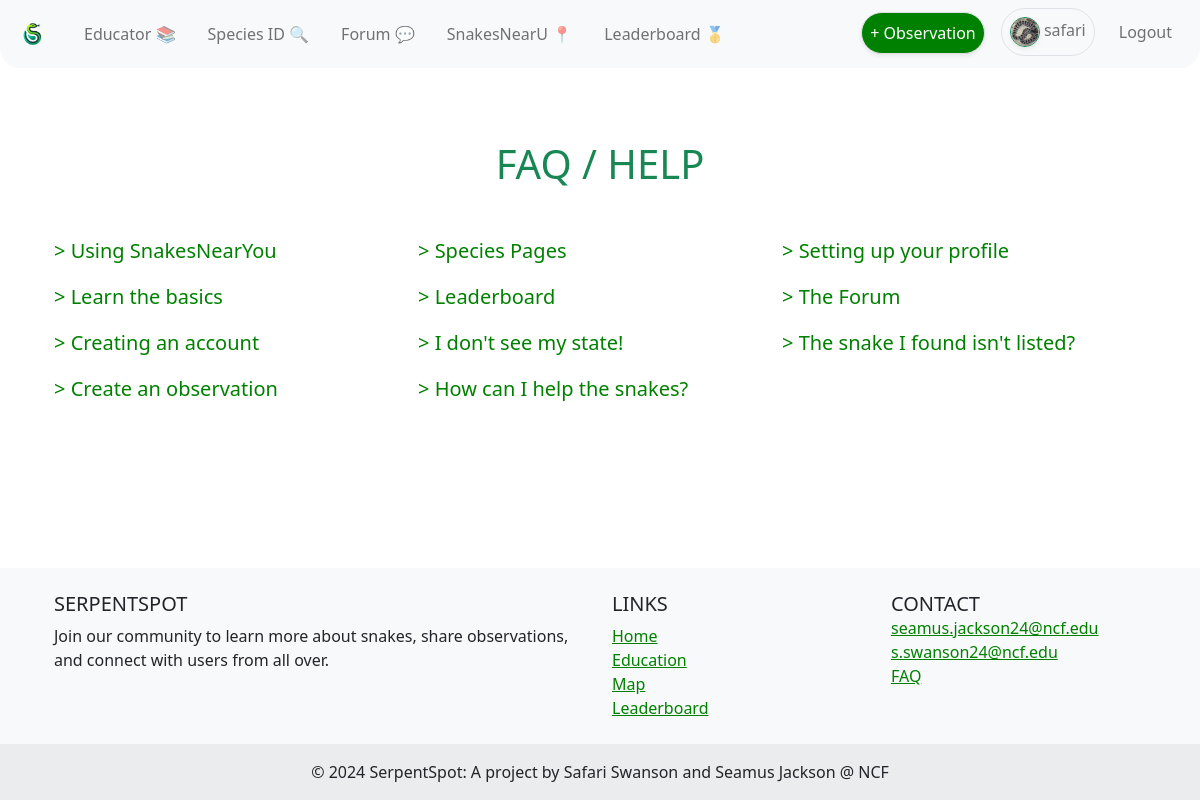
The page /faq/ (signed in) on the database its author committed.
### UserAuth/models.py (models this page shows, shortened)
class UserProfile(models.Model):
    user = models.OneToOneField(User, on_delete=models.CASCADE) # Link the user profile to a user model instance
    profile_pic = models.ImageField(upload_to='profile_pics/', default='profile_pics/default.jpg' ,null=True, blank=True) # User profile picture
    bio = models.TextField(null=True, blank=True) # User bio
    observations = models.IntegerField(default=0) # User observation count
    favorite_species = models.ForeignKey(SnakeSpecies, on_delete=models.SET_NULL, null=True, blank=True) # User's favorite snake species

### faq/models.py (models this page shows, shortened)
class FAQ(models.Model):
    question = models.CharField(max_length=200)
    answer = models.TextField()
    slug = models.SlugField(max_length=200, unique=True)  # For URL-friendly titles

### faq/views.py (the view)
# urls.py: path('', views.faq_home, name='faq_home'),  # Assuming this is the main FAQ page
def faq_home(request):
    faqs = FAQ.objects.all()  # Retrieve all FAQ objects from the database
    return render(request, 'faq_home.html', {'faqs': faqs})

### faq/templates/faq_home.html (shortened to what this page needs)
{% extends 'base.html' %}
{% block content %}
<div class="container mt-4">
   <h1 class="text-center mb-4 faqhead">FAQ / HELP</h1>
   <div class="faq-items mt-5">
      {% for faq in faqs %}
      <div class="col-12 col-md-4 mb-3 ml-3 faq-item">
         <a href="{% url 'faq_detail' slug=faq.slug %}" class="faq-link d-block">> {{ faq.question }}</a>
      </div>
      {% endfor %}
   </div>
</div>
{% endblock %}

### UserAuth/templates/base.html (shortened to what this page needs)
<!DOCTYPE html>
<html lang="en">
    <head>
        <link href="https://cdn.jsdelivr.net/npm/bootstrap@5.0.2/dist/css/bootstrap.min.css" rel="stylesheet">
    </head>
    {% load static %}
    <body>
        <header>
            <nav class="navbar navbar-expand-lg navbar-light bg-light mb-5" style="border-bottom-left-radius: 20px; border-bottom-right-radius: 20px;">
                <div class="container-fluid">
                    <a class="navbar-brand" href="{% url 'home_view' %}">
                        <img src="{% static 'serpentSpotLogo.png' %}" alt="Logo" style="height: 40px; padding: 0px;">
                    </a>
                <div class="collapse navbar-collapse ml-4"  id="navbarNavDropdown">
                    <ul class="navbar-nav">
                        <li class="nav-item mx-2">
                            <a class="nav-link rounded-pill {% if request.resolver_match.url_name == 'education_view' %}active{% endif %}" href="{% url 'education_view' %}">Educator 📚</a>
                        </li>
                        <li class="nav-item mx-2">
                            <a class="nav-link rounded-pill {% if request.resolver_match.url_name == 'id_view' %}active{% endif %}" href="{% url 'id_view' %}">Species ID 🔍</a>
                        </li>
                        <li class="nav-item mx-2">
                            <a class="nav-link rounded-pill {% if request.resolver_match.url_name == 'home' %}active{% endif %}" href="{% url 'home' %}">Forum 💬</a>
                        </li>
                        <li class="nav-item mx-2">
                            <a class="nav-link rounded-pill {% if request.resolver_match.url_name == 'map_view' %}active{% endif %}" href="{% url 'map_view' %}">SnakesNearU 📍</a>
                        </li>
                        {% if user.is_authenticated %}
                        <li class="nav-item mx-2">
                            <a class="nav-link rounded-pill {% if request.resolver_match.url_name == 'leaderboard_view' %}active{% endif %}" href="{% url 'leaderboard_view' %}">Leaderboard 🥇</a>
                        </li>
                        {% endif %}
                    </ul>
                    {% if user.is_authenticated %}
                    <ul class="navbar-nav ms-auto">
                        <li class="nav-item">
                            <a href="{% url 'journal_view' %}" class="nav-link mx-2 mt-1 mb-1 rounded-pill shadow-sm text-center border bg-success text-white" style="background-color: green !important;">+ Observation</a>
                        </li>
                        <li class="nav-item">
                            <a class="nav-link mx-2 mb-1 rounded-pill text-center border expand" href="{% url 'profile' %}">
                                {% if user.userprofile.profile_pic %}
                                    <img src="{{ MEDIA_URL }}{{ request.user.userprofile.profile_pic.url }}" class="rounded-circle border border-success shadow-sm" alt="Profile Picture" style="width: 30px; height: 30px; object-fit: cover;">
                                {% endif %}
                                {{ request.user.username }}
                            </a>
                        </li>
                        <li class="nav-item">
                            <a class="nav-link mx-2 mb-1 mt-1 text-center expand logout rounded-pill" href="{% url 'logout' %}">Logout</a>
                        </li>
                    </ul>
                    {% endif %}
                </div>
            </nav>
        </header>
        <main role="main" class="container flex-fill">
            {% block content %}{% endblock content %}
        </main>
        <footer class="bg-light text-lg-start">
            <div class="container p-4">
                <div class="row">
                    <div class="col-lg-6 col-md-12 mb-4 mb-md-0">
                        <h5 class="text-uppercase">SerpentSpot</h5>
                        <p>
                            Join our community to learn more about snakes, share observations, and connect with users from all over.
                        </p>
                    </div>
                    <div class="col-lg-3 col-md-6 mb-4 mb-md-0">
                        <h5 class="text-uppercase">Links</h5>
                        <ul class="list-unstyled mb-0">
                            <li>
                                <a href="{% url 'home_view' %}" class="gt">Home</a>
                            </li>
                            <li>
                                <a href="{% url 'education_view' %}" class="gt">Education</a>
                            </li>
                            <li>
                                <a href="{% url 'map_view' %}" class="gt">Map</a>
                            </li>
                            {% if user.is_authenticated %}
                            <li>
                                <a href="{% url 'leaderboard_view' %}" class="gt">Leaderboard</a>
                            </li>
                            {% endif %}
                        </ul>
                    </div>
                    <div class="col-lg-3 col-md-6 mb-4 mb-md-0">
                        <h5 class="text-uppercase mb-0">Contact</h5>
                        <ul class="list-unstyled">
                            <li>
                                <a href="mailto:seamus.jackson24@ncf.edu" class="gt">seamus.jackson24@ncf.edu</a>
                            </li>
                            <li>
                                <a href="mailto:s.swanson24@ncf.edu" class="gt">s.swanson24@ncf.edu</a>
                            </li>
                            <li>
                                <a href="{% url 'faq_home' %}" class="gt">FAQ</a>
                            </li>
                        </ul>
                    </div>
                </div>
            </div>
            <div class="text-center p-3" style="background-color: rgba(0, 0, 0, 0.05);">
                © 2024 SerpentSpot: A project by Safari Swanson and Seamus Jackson @ NCF
            </div>
        </footer>
        <link href="https://cdnjs.cloudflare.com/ajax/libs/bootstrap-icons/1.8.1/bootstrap-icons.css" rel="stylesheet">
    </body>
</html>

### UserAuth/templates/base.html (style rules this page uses)
.gt { color: green; }
html, body { height: 100% !important; margin: 0 !important; }
body { display: flex !important; flex-direction: column !important; }
main { flex: 1 0 auto !important; }
footer { flex-shrink: 0 !important; }

### faq/templates/faq_home.html (style rules this page uses)
.faq-link { color: green; text-decoration: none; font-size: 1.25rem; }
.faqhead { color: #198754; }
.faq-items { display: flex; flex-wrap: wrap; }
.faq-item { margin-bottom: 0.5rem; }

### rows shown on the page
FAQ: question "Using SnakesNearYou"
FAQ: question "Species Pages"
FAQ: question "Setting up your profile"
FAQ: question "Learn the basics"
FAQ: question "Leaderboard"
FAQ: question "The Forum"
FAQ: question "Creating an account"
FAQ: question "I don't see my state!"
FAQ: question "The snake I found isn't listed?"
FAQ: question "Create an observation"
FAQ: question "How can I help the snakes?"

### other values the page prints
{{ request.user.username }} "safari"
